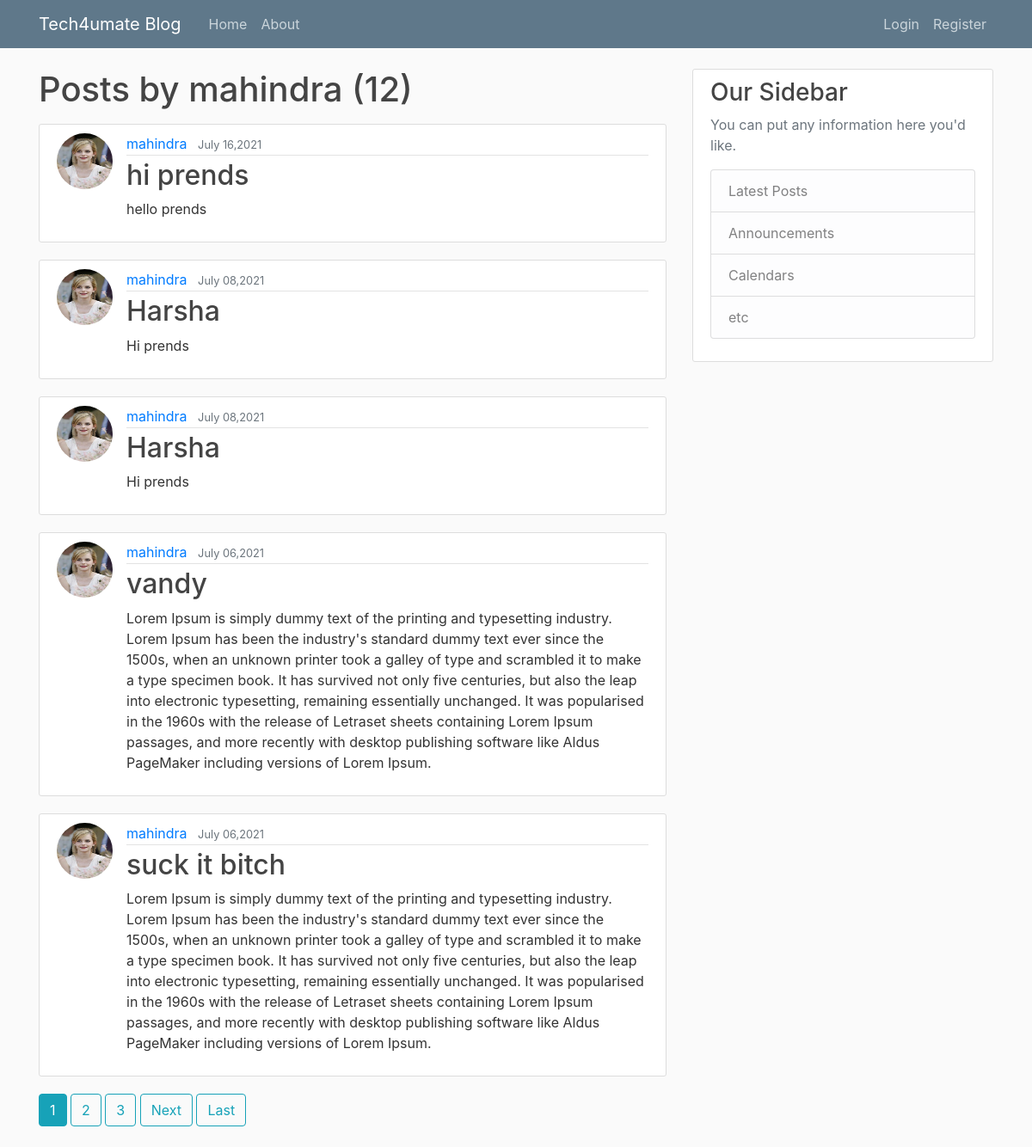
Screenshot of /user/mahindra/ with the database file from the repository.
### blog/models.py (models this page shows, shortened)
class Post(models.Model):
    title = models.CharField(max_length=100)
    content = models.TextField()
    date_posted = models.DateTimeField(default=timezone.now)
    author = models.ForeignKey(User,on_delete=models.CASCADE)

### users/models.py (models this page shows, shortened)
class Profile(models.Model):
    user = models.OneToOneField(User,on_delete=models.CASCADE)
    image = models.ImageField(default='default.jpg',upload_to ='profie_pics')

### blog/views.py (the view)
# urls.py: path('user/<str:username>/',UserPostListView.as_view(), name='user-posts'),
class UserPostListView(ListView):
    model = Post
    template_name = 'blog/user_posts.html' #<app>/<model>_<viewtype>.html(default)
    context_object_name = 'posts'  #renaming the default name to posts
    paginate_by = 5
    def get_queryset(self):
        user = get_object_or_404(User,username=self.kwargs.get('username'))
        return Post.objects.filter(author=user).order_by('-date_posted')

### blog/templates/blog/user_posts.html (shortened to what this page needs)
{% extends "blog/base.html"%}
{% block content %}
<h1 class="mb-3 ">Posts by {{ view.kwargs.username }} ({{ page_obj.paginator.count}})</h1>
    {% for post in posts%}
    <article class="media content-section">
      <img class="rounded-circle article-img" src="{{ post.author.profile.image.url}}">
        <div class="media-body">
          <div class="article-metadata">
            <a class="mr-2" href="{% url 'user-posts' post.author.username %}">{{ post.author }}</a>
            <small class="text-muted">{{ post.date_posted | date:"F d,Y" }}</small>
          </div>
          <h2><a class='article-title' href="{% url 'post-detail' post.id %}">{{post.title}}</a></h2>
          <p class="article-content">{{ post.content }}</p>
        </div>
      </article>
    {% endfor%}
    {% if is_paginated %}
      {% for num in page_obj.paginator.page_range %}
          {% if page_obj.number == num %}
          <a class="btn btn-info mb-4" href="?page={{ num }}">{{ num }}</a>
          {% elif num > page_obj.number|add:'-3' and num < page_obj.number|add:'3' %}
          <a class="btn btn-outline-info mb-4" href="?page={{ num }}">{{ num }}</a>
          {% endif %}
      {% endfor %}
      {% if page_obj.has_next %}
      <a class="btn btn-outline-info mb-4"href="?page={{page_obj.next_page_number}}">Next</a>
      <a class="btn btn-outline-info mb-4"href="?page={{ page_obj.paginator.num_pages }}">Last</a>
      {% endif %}
    {% endif %}
{% endblock content%}

### blog/static/blog/main.css (style rules this page uses)
body { background: #fafafa; color: #333333; margin-top: 5rem; }
h1, h2, h3, h4, h5, h6 { color: #444444; }
.content-section { background: #ffffff; padding: 10px 20px; border: 1px solid #dddddd; border-radius: 3px; margin-bottom: 20px; }
.article-title { color: #444444; }
.article-content { white-space: pre-line; }
.article-img { height: 65px; width: 65px; margin-right: 16px; }
.article-metadata { padding-bottom: 1px; margin-bottom: 4px; border-bottom: 1px solid #e3e3e3 }

### rows the page displays
Post: author.profile.image (picture), author "mahindra", date_posted "July 16,2021", title "hi prends", content "hello prends"
Post: author.profile.image (picture), author "mahindra", date_posted "July 08,2021", title "Harsha", content "Hi prends"
Post: author.profile.image (picture), author "mahindra", date_posted "July 08,2021", title "Harsha", content "Hi prends"
Post: author.profile.image (picture), author "mahindra", date_posted "July 06,2021", title "vandy", content "Lorem Ipsum is simply dummy text of the printing and typesetting industry. Lorem Ipsum has been the industry's standard dummy text ever since the 1500s, when an unknown printer took a galley of type and scrambled it to make a type specimen book. It has survived not only five centuries, but also the leap into electronic typesetting, remaining essentially unchanged. It was popularised in the 1960s with the release of Letraset sheets containing Lorem Ipsum passages, and more recently with desktop publishing software like Aldus PageMaker including versions of Lorem Ipsum."
Post: author.profile.image (picture), author "mahindra", date_posted "July 06,2021", title "suck it bitch", content "Lorem Ipsum is simply dummy text of the printing and typesetting industry. Lorem Ipsum has been the industry's standard dummy text ever since the 1500s, when an unknown printer took a galley of type and scrambled it to make a type specimen book. It has survived not only five centuries, but also the leap into electronic typesetting, remaining essentially unchanged. It was popularised in the 1960s with the release of Letraset sheets containing Lorem Ipsum passages, and more recently with desktop publishing software like Aldus PageMaker including versions of Lorem Ipsum."

### other values shown
{{ view.kwargs.username }} "mahindra"
{{ page_obj.paginator.count }} "12"
{{ num }} "1"
{{ num }} "2" "3"
